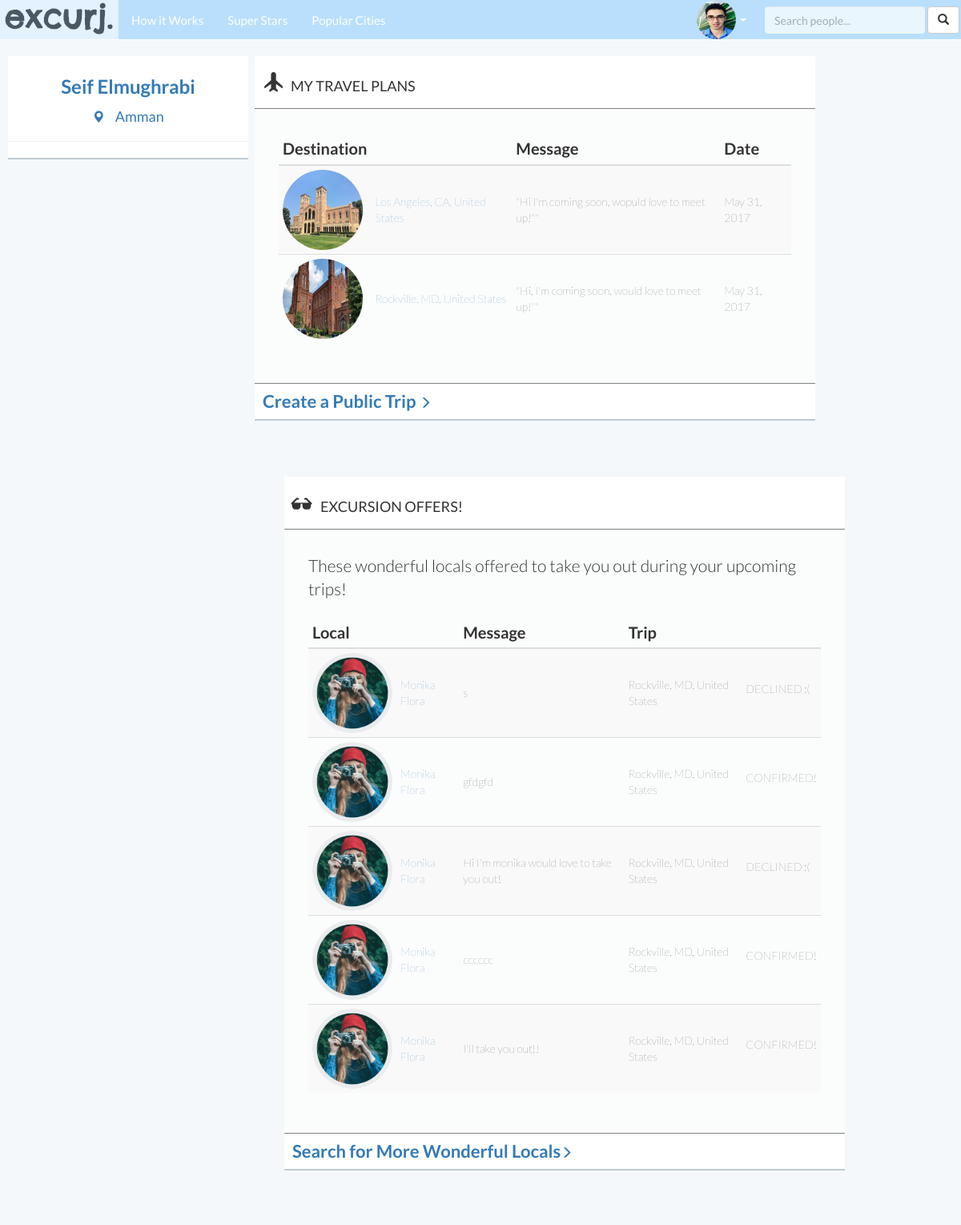
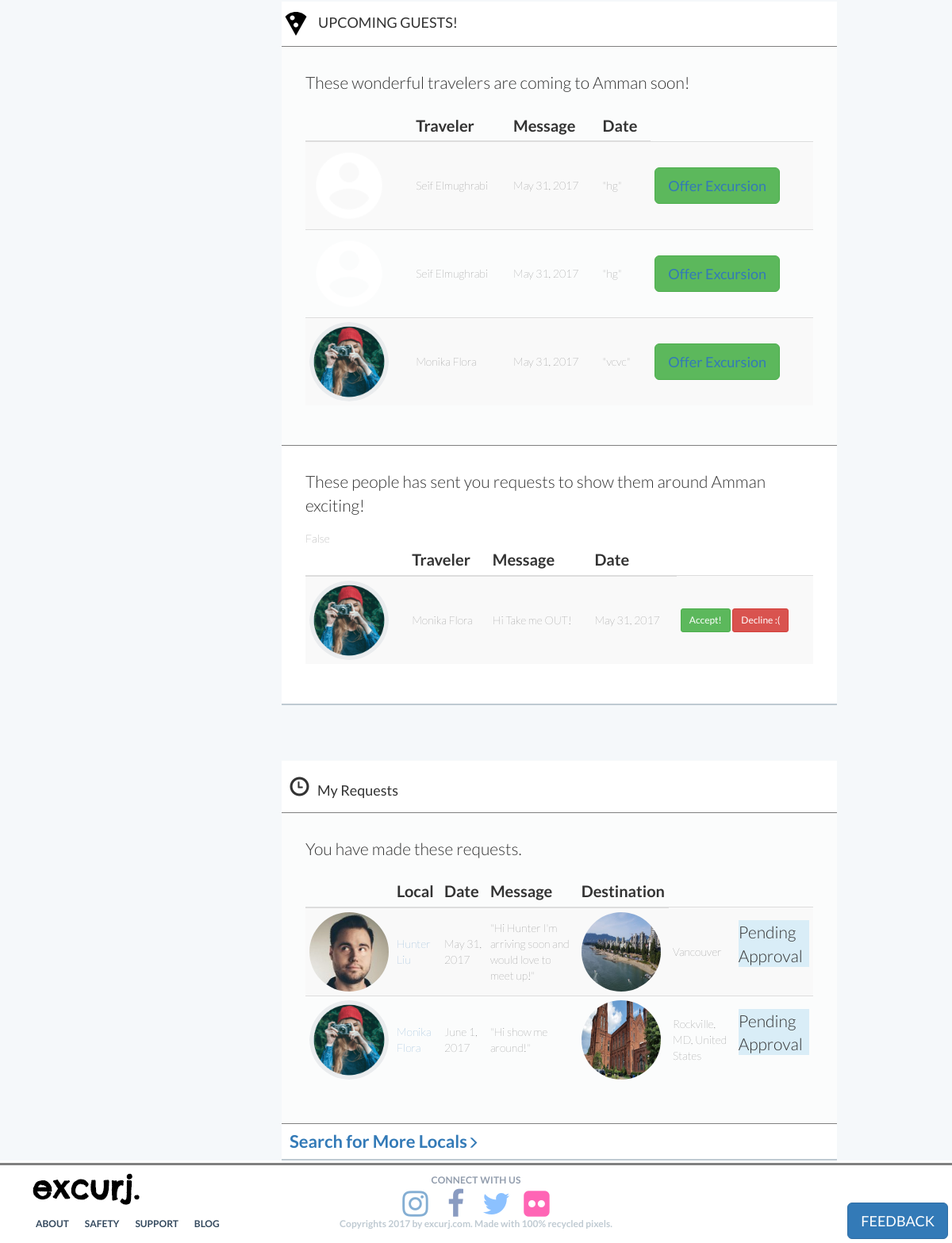
The app's page /dashboard/ (signed in) with its own data (2 pictures, top to bottom).
### excurj/models.py (models this page shows, shortened)
class UserProfile(models.Model):
	user = models.OneToOneField(User, related_name='profile', primary_key=True) #Each User is related to only one User Profile
	city_search_text = models.CharField(blank=True, max_length=300)
	city = models.ForeignKey(City, blank=True, null=True, related_name='city') #Each User Profile must be related to one city.
	prof_pic = models.ImageField(blank=True, upload_to='profile_pictures')
	dob = models.DateField(blank=True, null=True)
	sex = models.CharField(max_length=10, blank=True)
	education = models.CharField(blank=True, max_length=200)
	career = models.CharField(blank=True, max_length=200)
	about_you = models.CharField(max_length=500, blank=True)
	music_movies_books = models.CharField(max_length=200, blank=True)
	friendship = models.CharField(max_length=500, blank=True)
	what_will_you_show_visitors = models.CharField(max_length=1000, blank=True)
	def age(self):
		import datetime
		return int((datetime.date.today() - self.dob).days / 365.25  )
	age = property(age)

class City(models.Model):
	city_id = models.CharField(primary_key=True, max_length=150)
	name = models.CharField(max_length=128, blank=True)
	country = models.CharField(max_length=128, blank=True)
	description = models.CharField(max_length=1000, blank=True)
	city_image = models.ImageField(blank=True, upload_to='city_pictures')
	slug = models.SlugField()#MUST MAKE UNIQUE =TRUE AGAIN
	class Meta:
		verbose_name_plural = 'Cities'
	def display_name(self):
		return self.name.split(",")[0]
	display_name = property(display_name)

class Excursion(models.Model):
	traveler = models.ForeignKey(User, related_name='traveler_lists_excursion')
	city = models.ForeignKey(City, related_name='visited_city', blank=True, null=True) #Each excursion is connected to one City.
	city_search_text = models.CharField(blank=True, max_length=300)
	message = models.CharField(max_length=500)#message to all locals of that city "Hey good people of Edinburgh!"
	date = models.DateField()

class Offer(models.Model):
	local = models.ForeignKey(User, related_name='local_offers_excursion')
	message = models.CharField(max_length=500)
	trip = models.ForeignKey(Excursion, related_name='traveler_trip')
	traveler_approval = models.NullBooleanField(default=None)

class Request(models.Model):
	traveler = models.ForeignKey(User, related_name='traveler_requests', blank=True)
	local = models.ForeignKey(User, related_name='local_requested', blank=True)
	message = models.CharField(max_length=500)
	date = models.DateField()
	local_approval = models.BooleanField(default=False)

### excurj/views.py (the view)
# urls.py: url(r'^dashboard/$', views.dashboard, name="dashboard"),
def dashboard(request):
	context_dict={}
	if request.user.is_authenticated:
		user = User.objects.get(username=request.user.username)
		context_dict['user'] = user
		requests_i_made = Request.objects.filter(traveler=request.user)
		context_dict['requests_i_made'] = requests_i_made
		requests_others_made = Request.objects.filter(local=request.user)
		context_dict['requests_others_made'] = requests_others_made
		trips = Excursion.objects.filter(traveler=request.user)
		context_dict['trips'] = trips
		offers = Offer.objects.filter(trip__traveler=request.user)
		context_dict['offers'] = offers
		upcoming_guests = Excursion.objects.filter(city=request.user.profile.city)
		context_dict['upcoming_guests'] = upcoming_guests
		return render(request, 'excurj/dashboard.html', context_dict)
	else:
		return HttpResponseRedirect("/accounts/login/")

### templates/excurj/dashboard.html (shortened to what this page needs)
{% extends 'excurj/base.html' %}
{% load staticfiles %}
{% block body_block %}
<div style="width: 100%; background-color: #f5f8fa;display: inline-block" class="">
	<div class="">
		<div id="dashboard_bio" class=" col-lg-3  ">
			<div class="">
				<h3>
					<a href=" {%url 'excurj:show_profile' user.username%} "> {{ user.get_full_name }} </a>
				</h3>
				<h4 style="text-align: center;">
					<a href="{%url 'excurj:show_city' user.profile.city.slug%}">
						<span class="glyphicon glyphicon-map-marker" style="padding-right: 10px; font-size: 15px;"></span> {{user.profile.city.name}}
					</a>
				</h4>
			</div>
			<hr>
		</div>
		<div id="req_i_made" class=" col-lg-7 ">
				<h4>
					<span class="glyphicon glyphicon-plane" style="padding: 10px;font-size: 25px;"></span>MY TRAVEL PLANS
				</h4>
				<div style="background-color: #fbfcfc;padding: 30px; border-top: 1px solid grey; border-bottom: 1px solid grey">
					{% if trips %}
					<table class="table table-striped table-condensed table-hover upcoming_guests">
						<thead>
							<tr>
								<th> Destination</th>
								<th></th>
								<th>Message</th>
								<th>Date</th>
							</tr>
						</thead>
						<tbody>
						{% for trip in trips %}
						<tr>
							<td>
								<img src=" {{ trip.city.city_image.url }} " class="img-circle" width="100" height="100">
							</td>
							<td>
								<a href=" {% url 'excurj:show_city' trip.city.slug %} ">{{trip.city.name}}</a>
							</td>
							<td>
								"{{trip.message}}""
							</td>
							<td>
								{{trip.date}}
							</td>
						</tr>
						{% endfor %}
						</tbody>
						</table>
					{% else %}
						<p class="lead">You don't have any upcoming trips, sad.</p>
					{% endif %}
				</div>
				<div style="font-size: 22px; font-weight: bold; padding: 10px;">
					<a href="{% url 'excurj:createtrip' %}">Create a Public Trip <span class="glyphicon glyphicon-menu-right" style="padding-right: 10px; font-size: 15px;"></span></a>
				</div>
	</div>
	<div id="offers" class=" col-lg-7 ">
				<h4>
					<span class="glyphicon glyphicon-sunglasses" style="padding: 10px;font-size: 25px;"></span>EXCURSION OFFERS!
				</h4>
				<div style=" background-color: #fbfcfc;padding: 30px; border-top: 1px solid grey; border-bottom: 1px solid grey ; " id="excursionoffers">
					<p class="lead">
						These wonderful locals offered to take you out during your upcoming trips!
					</p>
					{% if offers %}
						<table class="table table-striped table-condensed table-hover upcoming_guests">
						<thead>
							<tr>
								<th>Local</th>
								<th></th>
								<th>Message</th>
								<th>Trip</th>
								<th></th>
							</tr>
						</thead>
						<tbody>
						{% for offer in offers %}
							<tr >
								<td> <img src=" {{offer.local.profile.prof_pic.url}} " class="img-circle" height="100" width="100"> </td>
								<td>
									<a href=" {% url 'excurj:show_profile' offer.local.username %} ">{{offer.local.get_full_name.title}}</a>
								</td>
								<td>
									{{offer.message}}
								</td>
								<td>
									{{offer.trip.city.name}}
								</td>
								{% if offer.traveler_approval is null %}
									<td>
									<form action=" {% url 'excurj:confirmoffer' %} ">
										<button class="btn btn-sm btn-success" name="confirm" value="True">CONFIRM!</button>
										<button class="btn btn-sm btn-danger" name="decline" value="False">DECLINE :(</button>
									</form>
									</td>
								{% elif   offer.traveler_approval %}
									<td>
										<p>CONFIRMED!</p>
									</td>
								{% else%}
									<td>
										<p>DECLINED :(</p>
									</td>
								{%endif%}
							</tr>
						{% endfor %}
						</tbody>
						</table>
					{% else %}
						<p class="">Nothing yet.</p>
					{% endif %}
				</div>
				<div style="font-size: 22px; font-weight: bold; padding: 10px;">
					<a href="">Search for More Wonderful Locals<span class="glyphicon glyphicon-menu-right" style="padding-right: 10px; font-size: 15px;"></span></a>
				</div>
	</div>
	<div id="offers" class=" col-lg-7 ">
				<h4>
					<img src=' {% static "images/pizza-black.svg" %}' style="margin-right: 10px;">UPCOMING GUESTS!
				</h4>
				<div style="background-color: #fbfcfc;padding: 30px; border-top: 1px solid grey; border-bottom: 1px solid grey">
				<p class="lead">
					These wonderful travelers are coming to {{request.user.profile.city.display_name}} soon!
				</p>
					{% if upcoming_guests %}
						<table class="table table-striped table-condensed table-hover upcoming_guests">
						<thead>
							<tr>
								<th></th>
								<th>Traveler</th>
								<th>Message</th>
								<th>Date</th>
							</tr>
						</thead>
						<tbody>
						{% for guest in upcoming_guests %}
							<tr>
								<td>
									<img src="{{guest.traveler.profile.prof_pic.url}}" class="img-circle" width="100" height="100">
								<td>
									{{guest.traveler.get_full_name.title}}
								</td>
								</td>
								<td>
									{{guest.date}}
								</td>
								<td>
									"{{guest.message}}"
								</td>
								<td>
								{% if guest.offer.local  is null %}
									<button class="btn btn-lg btn-success"> <a href=" {% url 'excurj:offerexcursion' guest.traveler.username %} ">Offer Excursion</a></button>
								{% else %}
								<p title="Awaiting confirmation" style="background-color: #6599ff; color: white; vertical-align: center;">Offer Sent</p>
								{% endif %}
								</td>
							</tr>
						{% endfor %}
						</tbody>
						</table>
					{% else %}
						<p class="">Nothing yet.</p>
					{% endif %}
				</div>
				<div style=" padding: 10px; padding: 30px;">
					<p class="lead">
						These people has sent you requests to show them around {{user.profile.city.display_name}} exciting!
					</p>
					{% if requests_others_made %}
					<table class="table table-striped table-condensed table-hover upcoming_guests">
						<thead>
							<tr>
								<th></th>
								<th>Traveler</th>
								<th>Message</th>
								<th>Date</th>
							</tr>
						</thead>
						<tbody>
						{% for req in requests_others_made %}
							<tr>
								<td>
									<img src=" {{req.traveler.profile.prof_pic.url}} " class="img-circle" width="100" height="100">
								</td>
								<td>
									{{req.traveler.get_full_name.title}}
								</td>
								<td>
									{{req.message}}
								</td>
								<td>
									{{req.date}}
								</td>
								<td>
									<button class="btn btn-sm btn-success">Accept!</button>
									<button class="btn btn-sm btn-danger">Decline :(</button>
								</td>
							</tr>
						{% endfor %}
						</tbody>
						</table>
					{% else %}
						<p class="">Nothing yet.</p>
					{% endif %}
				</div>
	</div>
	<div id="offers" class="col-lg-7">
				<h4>
					<span class="glyphicon glyphicon-time" style="padding: 10px;font-size: 25px;"></span>My Requests
				</h4>
				<div style="background-color: #fbfcfc;padding: 30px; border-top: 1px solid grey; border-bottom: 1px solid grey">
					<p class="lead">
						You have made these requests.
					</p>
					{% if requests_i_made %}
						<table class="table table-striped table-condensed table-hover upcoming_guests">
						<thead>
							<tr>
								<th></th>
								<th>Local</th>
								<th>Date</th>
								<th>Message</th>
								<th>Destination</th>
							</tr>
						</thead>
						<tbody>
						{% for req in requests_i_made %}
							<tr>
								<td>
								<img src="{{req.local.profile.prof_pic.url}}" class="img-circle" height="100" width="100">
								</td>
								<td>
									<a href=" {% url 'excurj:show_profile' req.local.username %} ">{{req.local.get_full_name.title}}</a>
								</td>
								<td>
									{{req.date}}
								</td>
								<td>
									"{{req.message}}"
								</td>
								<td>
									<img src="{{req.local.profile.city.city_image.url}}" class="img-circle" height="100" width="100">
								</td>
								<td>
									{{req.local.profile.city.name}}
								</td>
								<td>
								{% if  req.local_approval == False %}
								<p class="bg-info lead">Pending Approval</p>
								{%else%}
								<p class="bg-success lead">APPROVED!</p>
								{%endif%}
								</td>
							</tr>
						{% endfor %}
						</tbody>
						</table>
					{% else %}
						<p class="">Nothing yet.</p>
					{% endif %}
				</div>
				<div style="font-size: 22px; font-weight: bold; padding: 10px;">
					<a href="">Search for More Locals<span class="glyphicon glyphicon-menu-right" style="padding-right: 10px; font-size: 15px;"></span></a>
				</div>
	</div>
</div>
{% endblock %}

### templates/excurj/base.html (shortened to what this page needs)
<!DOCTYPE html>
{% load staticfiles %}
{% load crispy_forms_tags %}
{% load widget_tweaks %}
<html lang="en">
  <head>
    <link href="{% static 'css/bootstrap.min.css'%} " rel="stylesheet">
    <link rel="stylesheet" type="text/css" href=" {% static 'css/style.css' %} ">
    <link href="//maxcdn.bootstrapcdn.com/font-awesome/4.2.0/css/font-awesome.min.css" rel="stylesheet">
    <link rel="stylesheet" href="https://ajax.googleapis.com/ajax/libs/jqueryui/1.12.1/themes/smoothness/jquery-ui.css">
  </head>
  <body>
    <form action=" {% url 'excurj:feedback' %} ">
      <button id="feedback" class="btn btn-lg btn-primary" name="feedback">FEEDBACK</button>
    </form>
    <div>
    	<nav class="navbar navbar-default navbar-fixed-top">
    		<div class="container-fluid">
          <div class="navbar-header">
            <a href=" {% url 'excurj:index' %} "><img src=" {% static 'images/logo.png' %} "></a>
          </div>
          <div class="collapse navbar-collapse " id="mainNavBar">
            <ul class="nav navbar-nav">
              <li><a href="{% url 'excurj:index' %}#how-it-works">How it Works</a></li>
              <li><a href=" {% url 'excurj:index' %}#superstars">Super Stars</a></li>
              <li><a href=" {% url 'excurj:index' %}#popularcities ">Popular Cities</a></li>
            </ul>
            <form class="navbar-form navbar-right no_mobile" action=" {% url 'excurj:search' %} ">
                <div class="form-group no_mobile">
                    <input type="text" name="q" class="form-control no_mobile" placeholder="Search people..." id="topsearchbox">
                </div>
                  <button type="submit" class="btn btn-default no_mobile"><span class="glyphicon glyphicon-search"></span></button>
            </form>
            <ul class="nav navbar-nav navbar-right">
            {% if not request.user.is_authenticated %}
              <li><a href=" {% url 'auth_login' %} ">LOG IN</a></li>
              <li><a href=" {% url 'registration_register' %} " id="jump">JOIN</a></li>
            {% else %}
            <li style="position: relative; background-color: transparent;" id="prof_li"><a href="  javascript:void(0)" style="display: inline;" class="no_mobile"> <img src=" {{request.user.profile.prof_pic.url}} " height="49px" width="49px" class="img-circle no_mobile"> <span class="caret no_mobile"></span> </a></li>
            {% endif %}
            </ul>
          </div>
        </div>
    	</nav>
    	{% block body_block %}{% endblock %}
</div>
    <footer style="text-align: center;">
      <div class="container">
        <div class="row">
          <div class="col-lg-4">
            <a href=" {% url 'excurj:index' %} " class="">
              <img src=" {% static 'images/logo.png' %} " class="pull-left">
            </a>
          </div>
          <div class="col-lg-4">
            <div class="call-to-action">Connect with us</div>
            <a href='#'><i class="fa fa-instagram fa-3x fa-fw"></i></a>
            <a href='#'><i class="fa fa-facebook fa-3x fa-fw"></i></a>
            <a href='#'><i class="fa fa-twitter fa-3x fa-fw"></i></a>
            <a href='#'><i class="fa fa-flickr fa-3x fa-fw"></i></a>
          </div>
          <div class="col-lg-4">
          </div>
        </div>
        <div class="row">
          <div class="col-lg-4">
            <ul class="footer-links">
                <li> <a href="">ABOUT</a> </li>
                <li> <a href="">SAFETY</a> </li>
                <li> <a href="">SUPPORT</a> </li>
                <li> <a href="">BLOG</a> </li>
            </ul>
          </div>
          <div class="col-lg-4">
            <div class="copyrights">
              <p class="" >
                Copyrights 2017 by excurj.com. Made with 100% recycled pixels.
              </p>
            </div>
          </div>
          <div class="col-lg-4">
          </div>
        </div>
      </div>
    </footer>
  </body>
</html>

### records on screen
Excursion: city.city_image (picture), city.name "Los Angeles, CA, United States", message "Hi I'm coming soon, wopuld love to meet up!", date "May 31, 2017"
Excursion: city.city_image (picture), city.name "Rockville, MD, United States", message "Hi, I'm coming soon, would love to meet up!", date "May 31, 2017"
Offer: local.profile.prof_pic (picture), local.get_full_name "Monika Flora", message "s", trip.city.name "Rockville, MD, United States", traveler_approval "DECLINED :("
Offer: local.profile.prof_pic (picture), local.get_full_name "Monika Flora", message "gfdgfd", trip.city.name "Rockville, MD, United States", traveler_approval "CONFIRMED!"
Offer: local.profile.prof_pic (picture), local.get_full_name "Monika Flora", message "Hi I'm monika would love to take you out!", trip.city.name "Rockville, MD, United States", traveler_approval "DECLINED :("
Offer: local.profile.prof_pic (picture), local.get_full_name "Monika Flora", message "cccccc", trip.city.name "Rockville, MD, United States", traveler_approval "CONFIRMED!"
Offer: local.profile.prof_pic (picture), local.get_full_name "Monika Flora", message "I'll take you out!!", trip.city.name "Rockville, MD, United States", traveler_approval "CONFIRMED!"
Excursion: traveler.profile.prof_pic (picture), traveler.get_full_name "Seif Elmughrabi", date "May 31, 2017", message "hg"
Excursion: traveler.profile.prof_pic (picture), traveler.get_full_name "Seif Elmughrabi", date "May 31, 2017", message "hg"
Excursion: traveler.profile.prof_pic (picture), traveler.get_full_name "Monika Flora", date "May 31, 2017", message "vcvc"
Request: traveler.profile.prof_pic (picture), traveler.get_full_name "Monika Flora", message "Hi Take me OUT!", date "May 31, 2017"
Request: local.profile.prof_pic (picture), local.get_full_name "Hunter Liu", date "May 31, 2017", message "Hi Hunter I'm arriving soon and would love to meet up!", local.profile.city.city_image (picture), local.profile.city.name "Vancouver", local_approval "Pending Approval"
Request: local.profile.prof_pic (picture), local.get_full_name "Monika Flora", date "June 1, 2017", message "Hi show me around!", local.profile.city.city_image (picture), local.profile.city.name "Rockville, MD, United States", local_approval "Pending Approval"

### other values on screen
{{ user.get_full_name }} "Seif Elmughrabi"
{{ user.profile.city.name }} "Amman"
{{ request.user.profile.city.display_name }} "Amman"
{{ user.profile.city.display_name }} "Amman"
